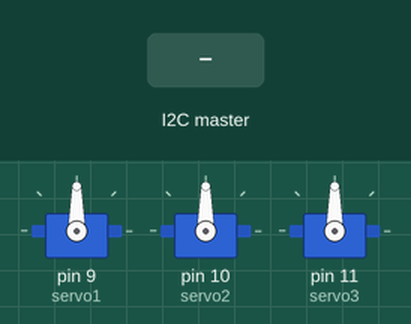
Bench run of a sketch on a simulated Arduino Uno, built with avr-gcc and run on an emulated ATmega328P. On the bench: 3 × servo. The test bench sets the inputs (shaded band).

Above: at 1.2 s.
1.3 s: the I2C master sends the byte 1
At 2.3 s:
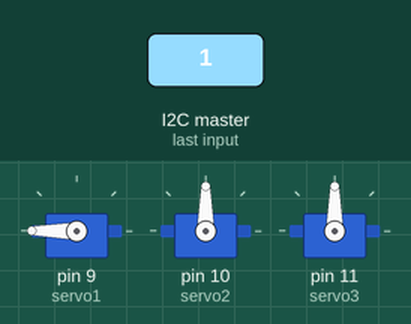
2.8 s: the I2C master sends the byte 2
At 3.5 s:
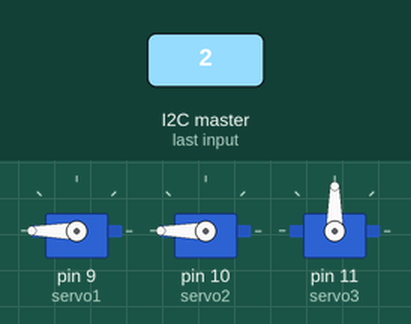
Timing chart, 0 to 5.8 s (numbered marks = the images above; inputs shaded):
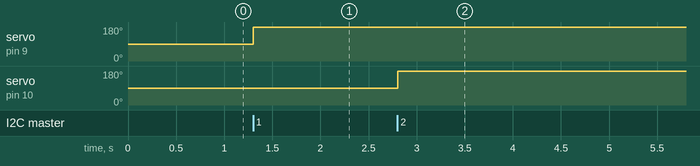

Measured:
- after the input at 1.3 s, servo on pin 9 (servo1): 90° → 180° at once
- after the input at 2.8 s, servo on pin 10 (servo2): 90° → 180° at once

The sketch:

control.ino
```cpp
#include <Wire.h>
#include <Servo.h>

Servo servo1, servo2, servo3;

void setup() {
    Wire.begin(0x08);  // Set I2C address
    Wire.onReceive(receiveEvent);

    servo1.attach(9);
    servo2.attach(10);
    servo3.attach(11);
}

void receiveEvent(int bytes) {
    while (Wire.available()) {
        byte reg = Wire.read();
        byte angle = Wire.read();

        if (reg == 0x01) servo1.write(angle);
        else if (reg == 0x02) servo2.write(angle);
        else if (reg == 0x03) servo3.write(angle);
    }
}

void loop() {
    delay(10);
}
```
